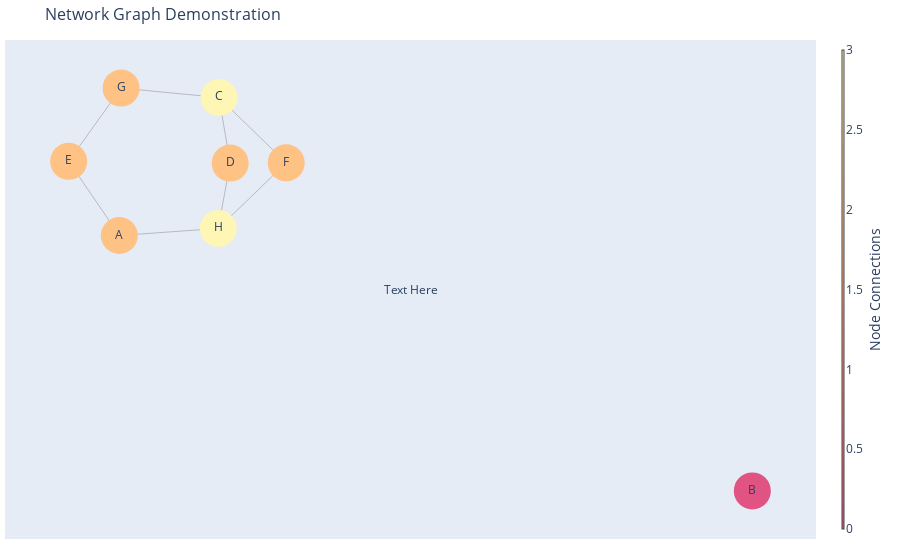

Source (notebook cell):
### Code cell
title = "Network Graph Demonstration"
fig = go.Figure(data=[edge_trace, node_trace],
                layout=go.Layout(
                title=title,
                titlefont=dict(size=16),
                showlegend=False,
                hovermode='closest',
                margin=dict(b=21, l=5, r=5, t=40),
                annotations=[dict(
                    text="Text Here",
                    showarrow=False,
                    xref="paper", yref="paper")],
                xaxis=dict(showgrid=False, zeroline=False,
                           showticklabels=False, mirror=True),
                yaxis=dict(showgrid=False, zeroline=False, showticklabels=False, mirror=True)))
fig.show()

### Figure 1 — Plotly figure (JSON) as saved in the notebook; plotly's stock layout.template omitted (floating-point values rounded to 4 significant figures)
{"data": [{"hoverinfo": "none", "line": {"color": "#888", "width": 0.5}, "mode": "lines", "type": "scatter", "x": [-0.2649, -0.3661, null, -0.2649, -0.06726, null, -0.3661, -0.2614, null, -0.06571, -0.2614, null, -0.06571, -0.04335, null, -0.06571, 0.0686, null, 0.0686, -0.06726, null, -0.06726, -0.04335, null], "y": [-0.06451, 0.08482, null, -0.06451, -0.05032, null, 0.08482, 0.2324, null, 0.2134, 0.2324, null, 0.2134, 0.08124, null, 0.2134, 0.08183, null, 0.08183, -0.05032, null, -0.05032, 0.08124, null]}, {"hoverinfo": "text", "marker": {"color": [2, 2, 0, 3, 2, 3, 2, 2], "colorbar": {"thickness": 1, "title": {"side": "right", "text": "Node Connections"}, "xanchor": "left"}, "colorscale": [[0, "rgb(254, 246, 181)"], [0.1667, "rgb(255, 221, 154)"], [0.3333, "rgb(255, 194, 133)"], [0.5, "rgb(255, 166, 121)"], [0.6667, "rgb(250, 138, 118)"], [0.8333, "rgb(241, 109, 122)"], [1, "rgb(225, 83, 131)"]], "line": {"width": 0}, "reversescale": true, "showscale": true, "size": 37}, "mode": "markers+text", "text": ["A", "E", "B", "C", "F", "H", "D", "G"], "type": "scatter", "x": [-0.2649, -0.3661, 1, -0.06571, 0.0686, -0.06726, -0.04335, -0.2614], "y": [-0.06451, 0.08482, -0.5788, 0.2134, 0.08183, -0.05032, 0.08124, 0.2324]}], "layout": {"annotations": [{"showarrow": false, "text": "Text Here", "xref": "paper", "yref": "paper"}], "hovermode": "closest", "margin": {"b": 21, "l": 5, "r": 5, "t": 40}, "showlegend": false, "title": {"font": {"size": 16}, "text": "Network Graph Demonstration"}, "xaxis": {"mirror": true, "showgrid": false, "showticklabels": false, "zeroline": false}, "yaxis": {"mirror": true, "showgrid": false, "showticklabels": false, "zeroline": false}}}
